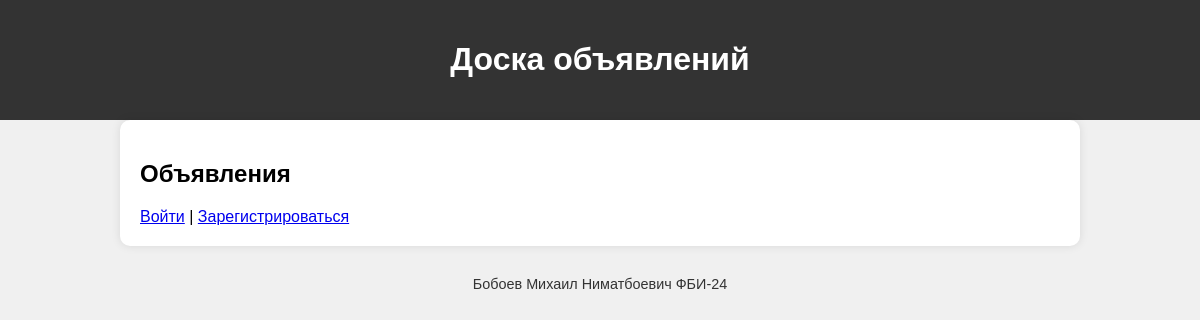
Before: / with the older database file.
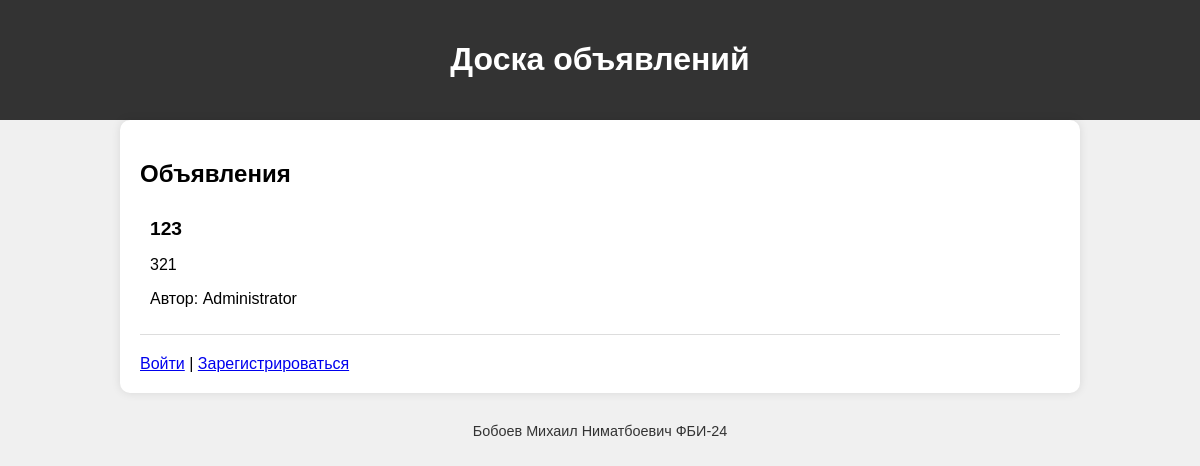
After: the same page with the newer database file.
### tables this page shows
CREATE TABLE posts (
    id INTEGER PRIMARY KEY AUTOINCREMENT,
    title TEXT NOT NULL CHECK(length(title) > 0),
    content TEXT NOT NULL CHECK(length(content) > 0),
    user_id INTEGER NOT NULL,
    FOREIGN KEY(user_id) REFERENCES users(id) ON DELETE CASCADE
);

CREATE TABLE users (
    id INTEGER PRIMARY KEY AUTOINCREMENT,
    username TEXT UNIQUE NOT NULL CHECK(length(username) > 0),
    password TEXT NOT NULL CHECK(length(password) > 0),
    name TEXT NOT NULL,
    email TEXT UNIQUE NOT NULL,
    avatar TEXT,
    about TEXT,
    is_admin INTEGER DEFAULT 0 CHECK(is_admin IN (0, 1))
);

### app.py (the view)
@app.route('/')
def index():
    conn = get_db_connection()
    posts = conn.execute('SELECT posts.title, posts.content, users.name FROM posts INNER JOIN users ON posts.user_id = users.id').fetchall()
    conn.close()
    return render_template('index.html', posts=posts)

### app.py (called while the page is built)
def get_db_connection():
    conn = sqlite3.connect(DATABASE)
    conn.row_factory = sqlite3.Row
    return conn

### templates/index.html
{% extends "base.html" %}
{% block content %}
<div class="board">
    <h2>Объявления</h2>
    {% for post in posts %}
    <div class="announcement">
        <div class="title">{{ post.title }}</div>
        <p>{{ post.content }}</p>
        <p>Автор: {{ post.name }}</p>
    </div>
    {% endfor %}
    <div>
        <a href="{{ url_for('login') }}">Войти</a> | <a href="{{ url_for('register') }}">Зарегистрироваться</a>
    </div>
</div>
{% endblock %}

Changed rows visible on the page:
added posts: title "123", content "321", name "Administrator"
